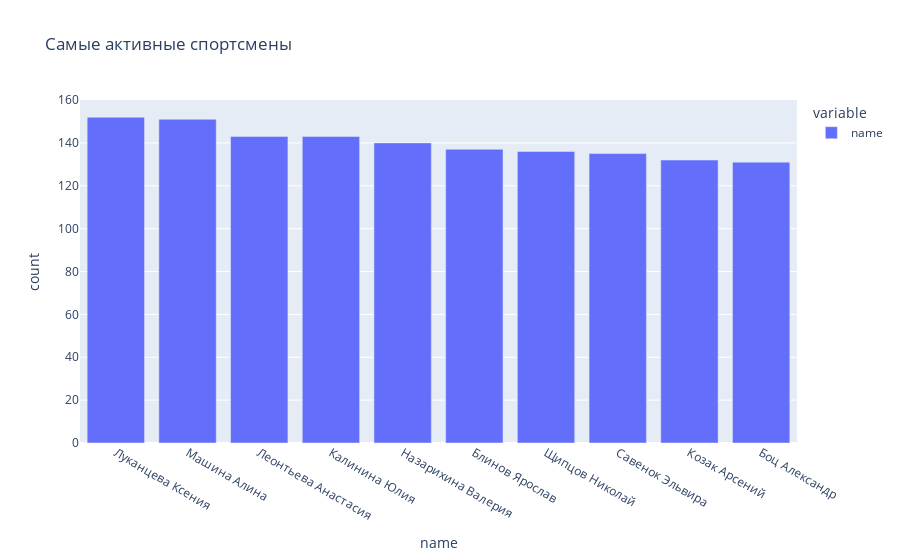

The cell this chart's notebook holds for it:
### Code cell
names = df['name'].value_counts()
fig = px.bar(names[:10], labels = {'value': 'count', 'index': 'name'}, title='Самые активные спортсмены')
fig

### Figure 1 — Plotly figure (JSON) as saved in the notebook; plotly's stock layout.template omitted (floating-point values rounded to 4 significant figures)
{"data": [{"alignmentgroup": "True", "hovertemplate": "variable=name<br>name=%{x}<br>count=%{y}<extra></extra>", "legendgroup": "name", "marker": {"color": "#636efa", "pattern": {"shape": ""}}, "name": "name", "offsetgroup": "name", "orientation": "v", "showlegend": true, "textposition": "auto", "type": "bar", "x": ["Луканцева Ксения", "Машина Алина", "Леонтьева Анастасия", "Калинина Юлия", "Назарихина Валерия", "Блинов Ярослав", "Щипцов Николай", "Савенок Эльвира", "Козак Арсений", "Боц Александр"], "xaxis": "x", "y": [152, 151, 143, 143, 140, 137, 136, 135, 132, 131], "yaxis": "y"}], "layout": {"autosize": true, "barmode": "relative", "legend": {"title": {"text": "variable"}, "tracegroupgap": 0}, "title": {"text": "Самые активные спортсмены"}, "xaxis": {"anchor": "y", "autorange": true, "domain": [0, 1], "range": [-0.5, 9.5], "title": {"text": "name"}, "type": "category"}, "yaxis": {"anchor": "x", "autorange": true, "domain": [0, 1], "range": [0, 160], "title": {"text": "count"}, "type": "linear"}}}
